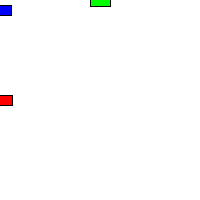
Frame 1 (no input)
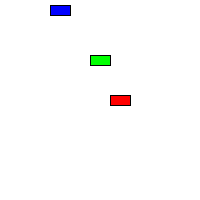
Frame 60 (the mouse pressed at the canvas centre just before this capture)
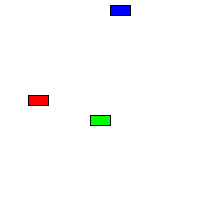
Frame 120 (the mouse held since frame 60 and released just before this capture)

The Processing sketch that drew these frames (run headless with seeded random() and noise(); from frame 60 on, the mouse is pressed at the canvas centre):

// Processing sketch: processing_103359
// ── processing_103359.pde

// http://processing.org/tutorials/objects/

// Example: Two Car objects
Car myCar1;
Car myCar2; // Two objects!
Car myCar3;

void setup() {
  size(200,200);
  // Parameters go inside the parentheses when the object is constructed.
  myCar1 = new Car(color(255,0,0),0,100,2,0); 
  myCar2 = new Car(color(0,0,255),0,10,1,0);
  myCar3 = new Car(color(0,255,0),100,0,0,1);
}

void draw() {
  background(255);
  myCar1.drive();
  myCar1.display();
  myCar2.drive();
  myCar2.display();
  myCar3.drive();
  myCar3.display();
}

// Even though there are multiple objects, we still only need one class. 
// No matter how many cookies we make, only one cookie cutter is needed.
class Car { 
  color c;
  float xpos;
  float ypos;
  float xspeed;
  float yspeed;

  // The Constructor is defined with arguments.
  Car(color tempC, float tempXpos, float tempYpos, float tempXspeed, float tempYspeed) { 
    c = tempC;
    xpos = tempXpos;
    ypos = tempYpos;
    xspeed = tempXspeed;
    yspeed = tempYspeed;
  }

  void display() {
    stroke(0);
    fill(c);
    rectMode(CENTER);
    rect(xpos,ypos,20,10);
  }

  void drive() {
    
    xpos = xpos + xspeed;
    ypos = ypos + yspeed;
    if (xpos > width) {
      xpos = 0;
    }
    
    
    
    else if (xpos < 0){
     xpos = width; 
    }
    
    else if (ypos < 0){
     ypos = height; 
    }
    
    else if (ypos > height){
     ypos = 0; 
    }
  }
}
